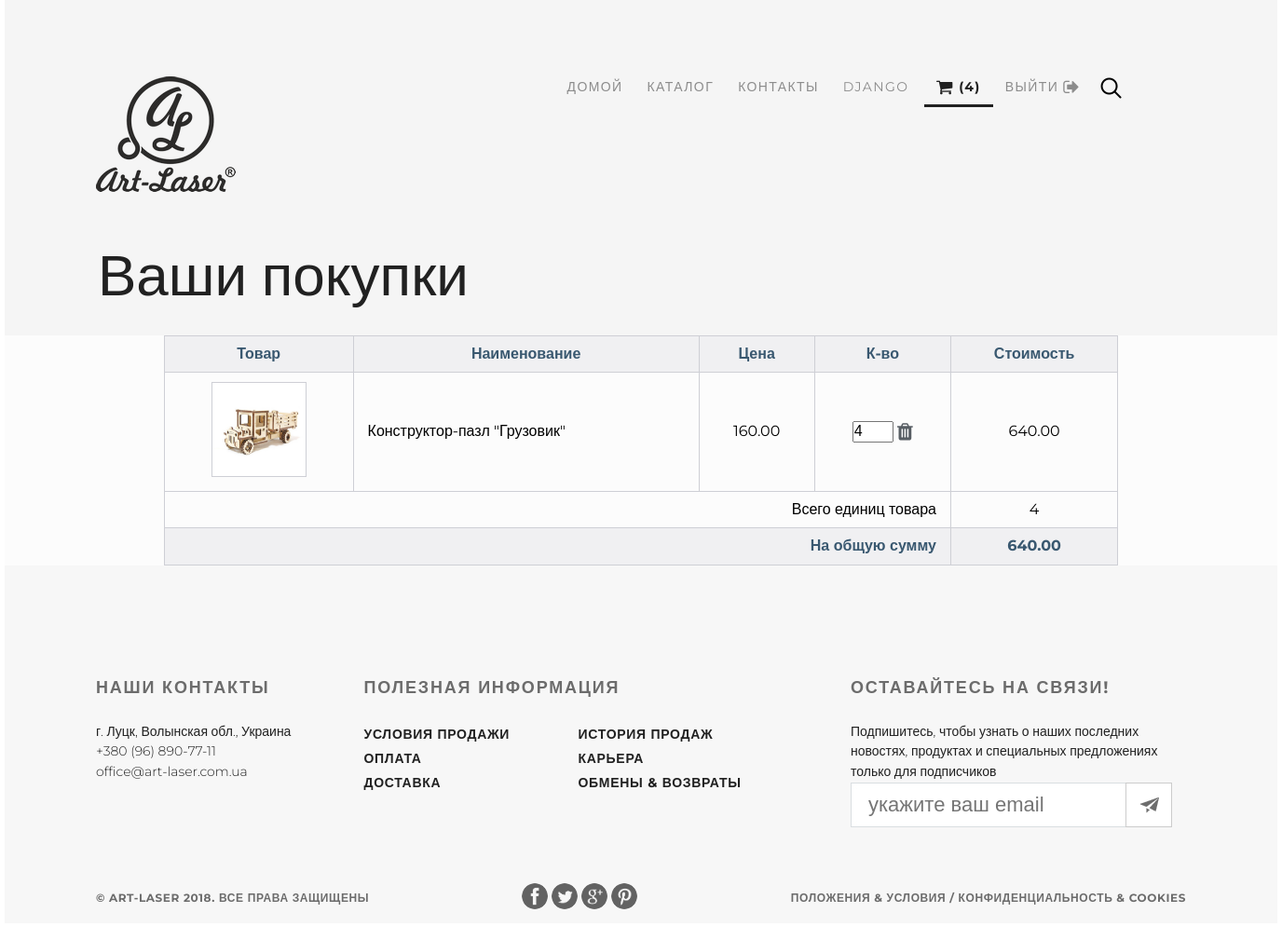
The page /basket/ (signed in) on the database as committed earlier.
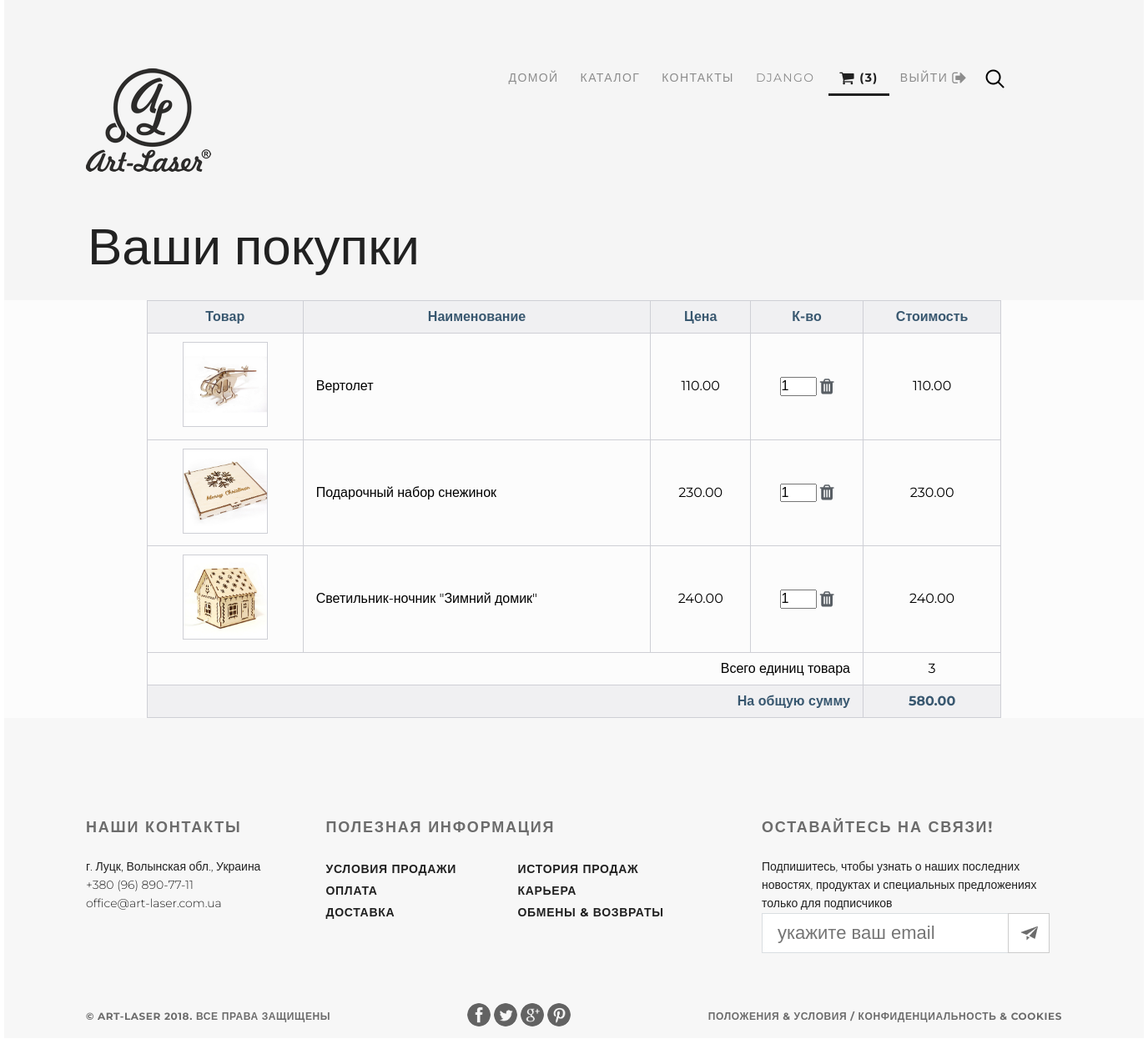
The same page on the database as committed later.
### authapp/models.py (models this page shows)
class ShopUser(AbstractUser):
    avatar = models.ImageField(upload_to='users_avatars', blank=True)
    age = models.PositiveIntegerField(verbose_name='возраст')
    phone = models.CharField(verbose_name='номер телефона', max_length=16, default='')

### basketapp/models.py (models this page shows)
class Basket(models.Model):
    user = models.ForeignKey(settings.AUTH_USER_MODEL, related_name='basket', on_delete=models.CASCADE)
    product = models.ForeignKey(Product, on_delete=models.CASCADE)
    quantity = models.PositiveIntegerField(verbose_name='количество', default=0)
    add_datetime = models.DateTimeField(verbose_name='время добавления', auto_now_add=True)
    total_price = models.DecimalField(verbose_name='стоимость', max_digits=8, decimal_places=2, default=0)
    @staticmethod
    def get_basket(request):
        count_product = 0
        total = 0
        if request.user.is_authenticated:
            basket = request.user.basket.all()
            for item in basket:
                count_product += int(item.quantity)
                total += item.total_price
        else:
            basket = []
        return basket, count_product, total

### mainapp/models.py (models this page shows, shortened)
class Product(models.Model):
    category = models.ForeignKey(ProductCategory, on_delete=models.CASCADE)
    name = models.CharField(verbose_name='Название товара', max_length=128)
    vendor_id = models.CharField(verbose_name='Артикул', max_length=10, unique=True, blank=True)
    image = models.ImageField(upload_to='products_image', blank=True)
    short_descript = models.CharField(verbose_name='Краткое описание', max_length=64, blank=True)
    description = models.TextField(verbose_name='Описание товара', blank=True)
    price = models.DecimalField(verbose_name='Цена товара', max_digits=8, decimal_places=2, default=0)
    quantity = models.PositiveIntegerField(verbose_name='Кол-во на складе', default=0)

### basketapp/views.py (the view)
@login_required
def main_basket(requset):
    title = 'Корзина'
    basket, count_product, total = Basket.get_basket(requset)
    context = {
        'title': title,
        'basket': basket,
        'count_product': count_product,
        'total': total,
    }
    return render(requset, 'basketapp/basket.html', context)

### basketapp/templates/basketapp/basket.html (shortened to what this page needs)
{% extends 'mainapp/base.html' %}
{% load staticfiles %}
{% block container %}
    <div class="container clearfix">
        <div class="hero-back">
            {% include 'mainapp/includes/inc__main_menu.html' %}
            <div class="h2">Ваши покупки</div>
        </div>
        <div class="content">
            {% if basket %}
                <table>
                    <thead>
                        <tr>
                            <th scope="col">Товар</th>
                            <th scope="col">Наименование</th>
                            <th scope="col">Цена</th>
                            <th scope="col">К-во</th>
                            <th scope="col">Стоимость</th>
                        </tr>
                    </thead>
                    <tbody>
                    {% for item in basket %}
                        <tr>
                            <th scope="row"><img class="img_min" src="/media/{{ item.product.image }}" alt=""></th>
                            <td>{{ item.product.name }}</td>
                            <td class="td-price">{{ item.product.price }}</td>
                            <td class="td-qty">
                                <input type="number" name="{{ item.pk }}" min="0" value="{{ item.quantity }}">
                                <a href="{% url 'basket:product_del' item.pk %}">
                                    <i class="fa fa-trash fa-lg" aria-hidden="true"></i>
                                </a>
                            </td>
                            <td class="td-total">{{ item.total_price }}</td>
                        </tr>
                    {% endfor %}
                    </tbody>
                    <tfoot>
                        <tr>
                            <td colspan="4">Всего единиц товара</td>
                            <td class="td-qty">{{ count_product }}</td>
                        </tr>
                        <tr>
                            <td colspan="4">На общую сумму</td>
                            <td class="td-total">{{ total }}</td>
                        </tr>
                    </tfoot>
                </table>
            {% else %}
                <div style="align: center; margin: 100px auto;">
                    <h2>Корзина пуста</h2>
                </div>
            {% endif %}
        </div>
    </div>
{% endblock%}

### mainapp/templates/mainapp/base.html (shortened to what this page needs)
<!DOCTYPE html>
{% load staticfiles %}
<html lang="ru">
<head>
    {% block css %}
        <link rel="stylesheet" type="text/css" href="{% static '/css/normalize.css' %}">
        <link rel="stylesheet" type="text/css" href="{% static '/css/style.css' %}">
        <link rel="stylesheet" href="{% static '/fonts/font-awesome/css/font-awesome.css' %}">
    {% endblock %}
</head>
<body>
    <div class="container clr">
        {% block container %}
        {% endblock %}
    </div>
    {% block footer %}
        <footer>
        <div class="info">
            <div class="contact_us">
                <a href="contact.html"><h4>Наши контакты</h4></a>
                <p>г. Луцк, Волынская обл., Украина</p>
                <p>+380 (96) 890-77-11 <br/>
                <a href="mailto:office&@art-laser.com.ua">office&#64;art-laser.com.ua</a></p>
            </div>
            <div class="useful">
                <h4>Полезная информация</h4>
                <div>
                    <a href="">Условия продажи</a>
                    <a href="">Оплата</a>
                    <a href="">Доставка</a>
                </div>
                <div>
                    <a href="">История продаж</a>
                    <a href="">Карьера</a>
                    <a href="">Обмены &amp; возвраты</a>
                </div>
            </div>
            <div class="subscribe">
                <h4>Оставайтесь на связи!</h4>
                <p>Подпишитесь, чтобы узнать о наших последних новостях, продуктах и специальных предложениях только для подписчиков</p>
                <form class="email" action="" method="post">
                    <input type="email" placeholder="укажите ваш email">
                    <div class="but">
                        <img src="{% static '/img/send.png' %}" alt="">
                    </div>
                </form>
            </div>
        </div>
        <div class="copyright">
            <p>&copy; ART-Laser {% now "Y" %}. Все права защищены</p>
            <div class="icon_soc">
                <a href="https://www.facebook.com/" target="_blank"><img src="{% static '/img/facebook.png' %}" alt=""></a>
                <a href="https://twitter.com/" target="_blank"><img src="{% static '/img/twitter.png' %}" alt=""></a>
                <a href="https://plus.google.com/" target="_blank"><img src="{% static '/img/google.png' %}" alt=""></a>
                <a href="https://www.pinterest.com/" target="_blank"><img src="{% static '/img/pinterest.png' %}" alt=""></a>
            </div>
            <p>Положения &amp; Условия / Конфиденциальность &amp; Cookies</p>
        </div>
    </footer>
    {% endblock %}
</body>
</html>

### mainapp/templates/mainapp/includes/inc__main_menu.html
{% load staticfiles %}
<header>
    <a class="logo" href="{% url 'main' %}"><img src="{% static '/img/my_store_logo.png' %}" alt="logo"></a>
    <a class="search" href="#"><img src="{% static '/img/search.png' %}" alt=""></a>
    <input class="search_input" type="search" placeholder="Поиск">
    <ul class="menu">
        <li>
            <a href="{% url 'main' %}"
               class="{% if request.resolver_match.url_name == 'main' %} click {% endif %}">
                ДОМОЙ
            </a>
        </li>
        <li>
            <a href="{% url 'products:index' %}"
               class="{% if request.resolver_match.namespaces.0 == 'products' %} click {% endif %}">
                КАТАЛОГ
            </a>
        </li>
        <li>
            <a href="{% url 'contact' %}"
               class="{% if request.resolver_match.url_name == 'contact' %} click {% endif %}">
                КОНТАКТЫ
            </a>
        </li>
        <li>
            {% if user.is_authenticated %}
                <a href="{% url 'auth:edit' %}">{{user.username}}</a>
                <a href="{% url 'basket:main_basket' %}"
                    class="{% if request.resolver_match.namespaces.0 == 'basket' %} click {% endif %}">
                        {% if basket %}
                            <i class="fa fa-shopping-cart fa-lg" aria-hidden="true"></i>
                            ({{ count_product }})
                        {% else %}
                            <i class="fa fa-shopping-cart fa-lg" aria-hidden="true">()</i>
                        {% endif %}
                </a>
            {% endif %}
        </li>
        <li>
            {% if user.is_authenticated %}
            <a href="{% url 'auth:logout' %}">ВЫЙТИ <i class="fa fa-sign-out fa-lg" aria-hidden="true"></i></a>
            {% else %}
            <a href="{% url 'auth:login' %}"
               class="{% if request.resolver_match.url_name == 'login' %} click {% endif %}">
                ВОЙТИ
                <i class="fa fa-sign-in fa-lg" aria-hidden="true"></i>
            </a>
            {% endif %}
        </li>
    </ul>
</header>

### static/css/style.css (style rules this page uses)
* { margin: 0; padding: 0; }
html, body { height: 100%; font-family: 'Montserrat', sans-serif; }
a { text-decoration: none; outline: none; }
ul { list-style-type: none; }
header { width: 1366px; height: 60px; position: absolute; top: 60px; }
.logo { margin-top: 22px; margin-left: 98px; float: left; }
.menu { font-size: 14px; margin-top: 25px; display: flex; float: right; }
.menu a { font-weight: 400; letter-spacing: 1.4px; text-transform: uppercase; padding: 10px 13px; color: #8c8c8c; }
.menu .click { font-weight: bold; color: #212121; border-bottom: 3px solid #212121; }
.search { float: right; margin-top: 23px; margin-left: 8px; margin-right: 167px; }
.search_input { width: 0px; padding: 10px; border: none; background: none; transition: ease-out 2s; }
table { border-collapse: collapse; width: 75%; margin: auto; }
thead { background: #f0f0f2; color: #395870; }
th, td { padding: 10px 15px; vertical-align: middle; border: 1px solid #cecfd5; }
tr img { border: 1px solid #cecfd5; }
td input { width: 40px; }
td i { color: #585E64; }
.td-price, .td-qty, .td-total { text-align: center; }
tfoot { text-align: right; }
tfoot tr:last-child { background: #f0f0f2; color: #395870; font-weight: bold; }
.img_min { width: 100px; height: 100px; }
.hero-back { width: 1366px; height: 360px; background-color: #f5f5f5; position: relative; }
.h2 { font-size: 62px; font-weight: 100; color: #212121; margin-top: 260px; padding-left: 100px; position: absolute; }
.container { max-width: 1366px; min-height: 100%; margin: 0 auto; background-color: #FCFCFC; }
.content { display: flex; flex-direction: column; }
footer { width: 1366px; height: 384px; margin: 0 auto; background-color: #f7f7f7; margin-top: -384px; }
.info { padding: 120px 98px 0px; background-color: #f7f7f7; display: flex; justify-content: space-between; }
.info h4 { font-size: 18px; font-weight: bold; line-height: 1.33; letter-spacing: 1.8px; color: #6c6c6c; text-transform: uppercase; margin-bottom: 24px; }
.contact_us { width: 225px; }
.contact_us a { color: #212121; }
.useful div { width: 230px; float: left; }
.useful a { display: block; font-size: 14px; font-weight: bold; line-height: 1.86; letter-spacing: 0.7px; color: #212121; text-transform: uppercase; }
.contact_us, .subscribe p { font-size: 14px; font-weight: 300; line-height: 1.57; color: #212121; }
.subscribe { width: 360px; }
.email { display: flex; }
.subscribe input[type="email"] { width: 257px; height: 48px; border: none; padding-left: 19px; padding-right: 19px; background-image: url(/static/img/input.jpg); font-size: 22px; color: #6c6c6c; }
.but { width: 48px; height: 46px; display: flex; justify-content: center; align-items: center; background-color: #fff; border: 1px solid #ccc; }
.copyright { display: flex; justify-content: space-between; align-items: center; font-size: 12px; font-weight: bold; letter-spacing: 0.6px; text-transform: uppercase; color: #6c6c6c; padding: 60px 98px 30px; }
.icon_soc img { width: 28px; height: 28px; border-radius: 50%; opacity: 0.6; }
.clearfix:after { content: ""; display: block; clear: both; }
.clr:after { content: ""; height: 384px; display: block; }

Rows that differ between the two databases and show on the page:
removed Basket: product.image (picture), product.name "Конструктор-пазл \"Грузовик\"", product.price "160.00", quantity "4", total_price "640.00"
added Basket: product.image (picture), product.name "Вертолет", product.price "110.00", quantity "1", total_price "110.00"
added Basket: product.image (picture), product.name "Подарочный набор снежинок", product.price "230.00", quantity "1", total_price "230.00"
added Basket: product.image (picture), product.name "Светильник-ночник \"Зимний домик\"", product.price "240.00", quantity "1", total_price "240.00"
Other text that changed with them:
{{ count_product }}: "4" → "3"
{{ total }}: "640.00" → "580.00"
